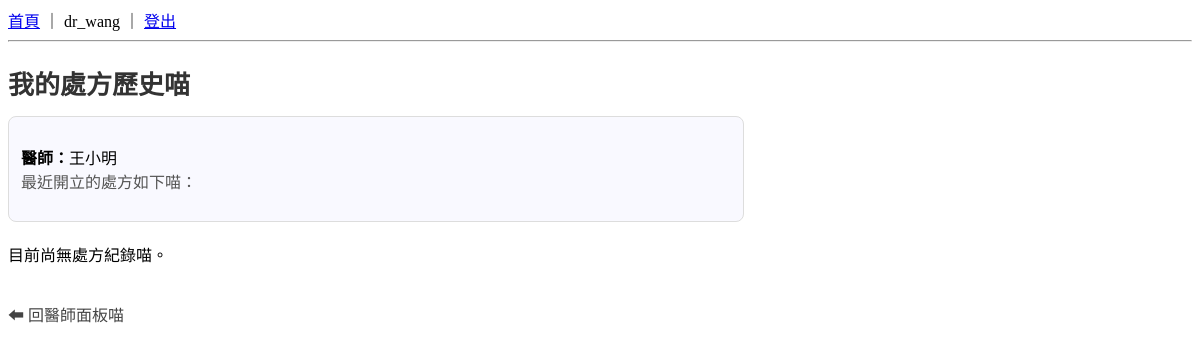
The page /prescriptions/doctor/history/ (signed in) on the database as committed earlier.
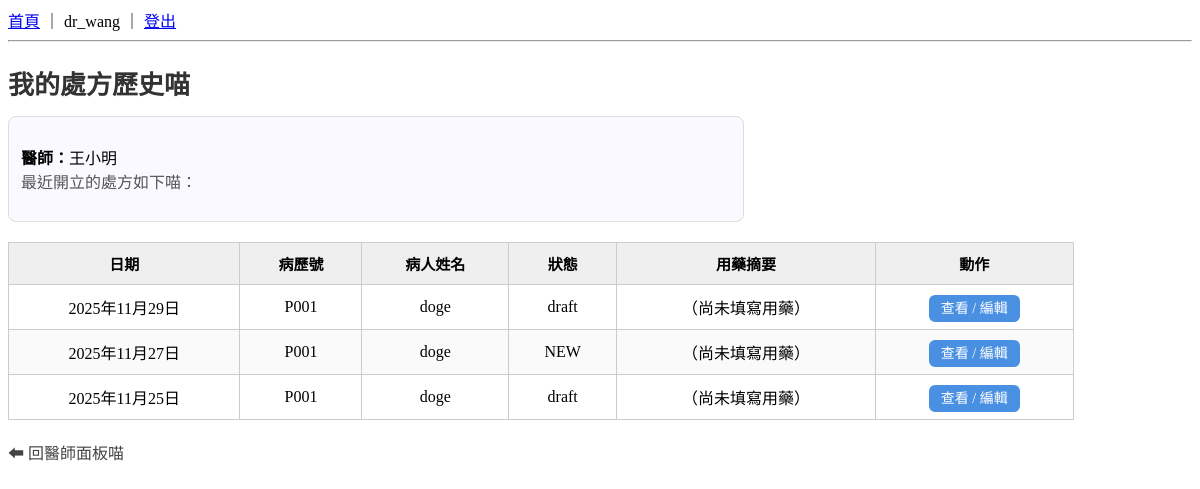
The same page on the database as committed later.
### doctors/models.py (models this page shows, shortened)
class Doctor(models.Model):
    name = models.CharField("姓名", max_length=50)
    department = models.CharField("科別", max_length=50)
    room = models.CharField("診間", max_length=20, blank=True)
    user = models.OneToOneField(
        User, null=True, blank=True, on_delete=models.SET_NULL, verbose_name="使用者帳號"
    )
    is_active = models.BooleanField("啟用", default=True)
    class Meta:
        verbose_name = "醫師"
        verbose_name_plural = "醫師"

### prescriptions/models.py (models this page shows, shortened)
class Prescription(models.Model):
    patient = models.ForeignKey(
        Patient,
        on_delete=models.CASCADE,
        related_name="prescriptions",
    )
    doctor = models.ForeignKey(
        Doctor,
        on_delete=models.CASCADE,
        related_name="prescriptions",
    )
    date = models.DateField()
    notes = models.TextField(blank=True)
    status = models.CharField(
        max_length=20,
        default="draft",
        choices=[
            ("draft", "草稿"),
            ("final", "已確認"),
        ],
    )
    created_at = models.DateTimeField(auto_now_add=True)
    class Meta:
        ordering = ["-date", "-created_at"]

### patients/models.py (models this page shows, shortened)
class Patient(models.Model):
    full_name = models.CharField("姓名", max_length=50)
    national_id = models.CharField("身分證", max_length=10, unique=True)
    nhi_no = models.CharField("健保卡號", max_length=20, blank=True)
    birth_date = models.DateField("生日")
    phone = models.CharField("電話", max_length=20, blank=True)
    chart_no = models.CharField(
        "病歷號",
        max_length=20,
        unique=True,
        blank=True,
        editable=False,
    )
    address = models.CharField("地址", max_length=200, blank=True)

### prescriptions/views.py (the view)
# urls.py: path("doctor/history/", views.doctor_prescription_list, name="doctor_prescription_list"),
@group_required("DOCTOR")
def doctor_prescription_list(request):
    doctor = Doctor.objects.filter(user=request.user).first()
    if not doctor:
        messages.error(request, "找不到對應的醫師資料，請聯絡系統管理員喵。")
        return redirect("index")  # 或你想回去的頁面
    prescriptions = (
        Prescription.objects
        .filter(doctor=doctor)
        .select_related("patient")
        .prefetch_related("items__drug")
        .order_by("-date", "-created_at")
    )
    context = {
        "doctor": doctor,
        "prescriptions": prescriptions,
    }
    return render(request, "prescriptions/doctor_prescription_list.html", context)

### common/utils.py (called while the page is built)
def group_required(group_name):
    def decorator(view_func):
        decorated_view_func = user_passes_test(
            lambda u: u.is_authenticated and u.groups.filter(name=group_name).exists()
        )(view_func)
        return decorated_view_func
    return decorator

### templates/prescriptions/doctor_prescription_list.html (shortened to what this page needs)
{% extends "base.html" %}
{% block content %}
<h2 class="page-title">我的處方歷史喵</h2>
<div class="info-box">
    <p>
        <strong>醫師：</strong>{{ doctor.name }}<br>
        <span style="color:#555;">最近開立的處方如下喵：</span>
    </p>
</div>
{% if prescriptions %}
<table class="history-table">
    <thead>
        <tr>
            <th>日期</th>
            <th>病歷號</th>
            <th>病人姓名</th>
            <th>狀態</th>
            <th>用藥摘要</th>
            <th>動作</th>
        </tr>
    </thead>
    <tbody>
        {% for rx in prescriptions %}
        <tr>
            <td>{{ rx.date }}</td>
            <td>{{ rx.patient.chart_no }}</td>
            <td>{{ rx.patient.full_name }}</td>
            <td>{{ rx.status }}</td>
            <td>
                {% if rx.items.all %}
                    {% with first_item=rx.items.all.0 %}
                        {{ first_item.drug.name }} x {{ first_item.quantity }}
                        {% if rx.items.count > 1 %}
                            （+{{ rx.items.count|add:"-1" }} 項）
                        {% endif %}
                    {% endwith %}
                {% else %}
                    （尚未填寫用藥）
                {% endif %}
            </td>
            <td>
                <a class="btn-link" href="{% url 'prescriptions:edit_prescription' rx.id %}">
                    查看 / 編輯
                </a>
            </td>
        </tr>
        {% endfor %}
    </tbody>
</table>
{% else %}
<p>目前尚無處方紀錄喵。</p>
{% endif %}
<a href="{% url 'queues:doctor_panel' %}" class="back-link">⬅ 回醫師面板喵</a>
{% endblock %}

### templates/base.html (shortened to what this page needs)
<!DOCTYPE html>
<html lang="zh-Hant">
<head>
</head>
<body>
  <div>
    <a href="/">首頁</a>
    {% if user.is_authenticated %}
      ｜ {{ user.username }} ｜ <a href="/logout/">登出</a>
    {% else %}
      ｜ <a href="/login/">登入</a>
    {% endif %}
  </div>
  <hr>
  {% block content %}{% endblock %}
</body>
</html>

### templates/prescriptions/doctor_prescription_list.html (style rules this page uses)
.page-title { font-size: 26px; font-weight: bold; margin-bottom: 15px; color: #333; }
.info-box { margin-bottom: 20px; padding: 12px; background: #f9f9ff; border: 1px solid #ddd; border-radius: 8px; width: 60%; }
.history-table { width: 90%; border-collapse: collapse; margin-top: 15px; }
.history-table th, .history-table td { border: 1px solid #ccc; padding: 10px 14px; text-align: center; }
.history-table th { background: #efefef; font-size: 15px; }
.history-table tr:nth-child(even) { background: #fafafa; }
.btn-link { background: #4a90e2; color: white; padding: 6px 12px; border-radius: 6px; text-decoration: none; font-size: 14px; }
.back-link { margin-top: 20px; display: inline-block; text-decoration: none; color: #444; }

Rows that differ between the two databases and show on the page:
added Prescription: date "2025年11月29日", patient.chart_no "P001", patient.full_name "doge", status "draft", shows "（尚未填寫用藥）"
added Prescription: date "2025年11月27日", patient.chart_no "P001", patient.full_name "doge", status "NEW", shows "（尚未填寫用藥）"
added Prescription: date "2025年11月25日", patient.chart_no "P001", patient.full_name "doge", status "draft", shows "（尚未填寫用藥）"
Other text that changed with them:
text no longer shown: "目前尚無處方紀錄喵。"
text now shown: "日期 病歷號 病人姓名 狀態 用藥摘要 動作"
